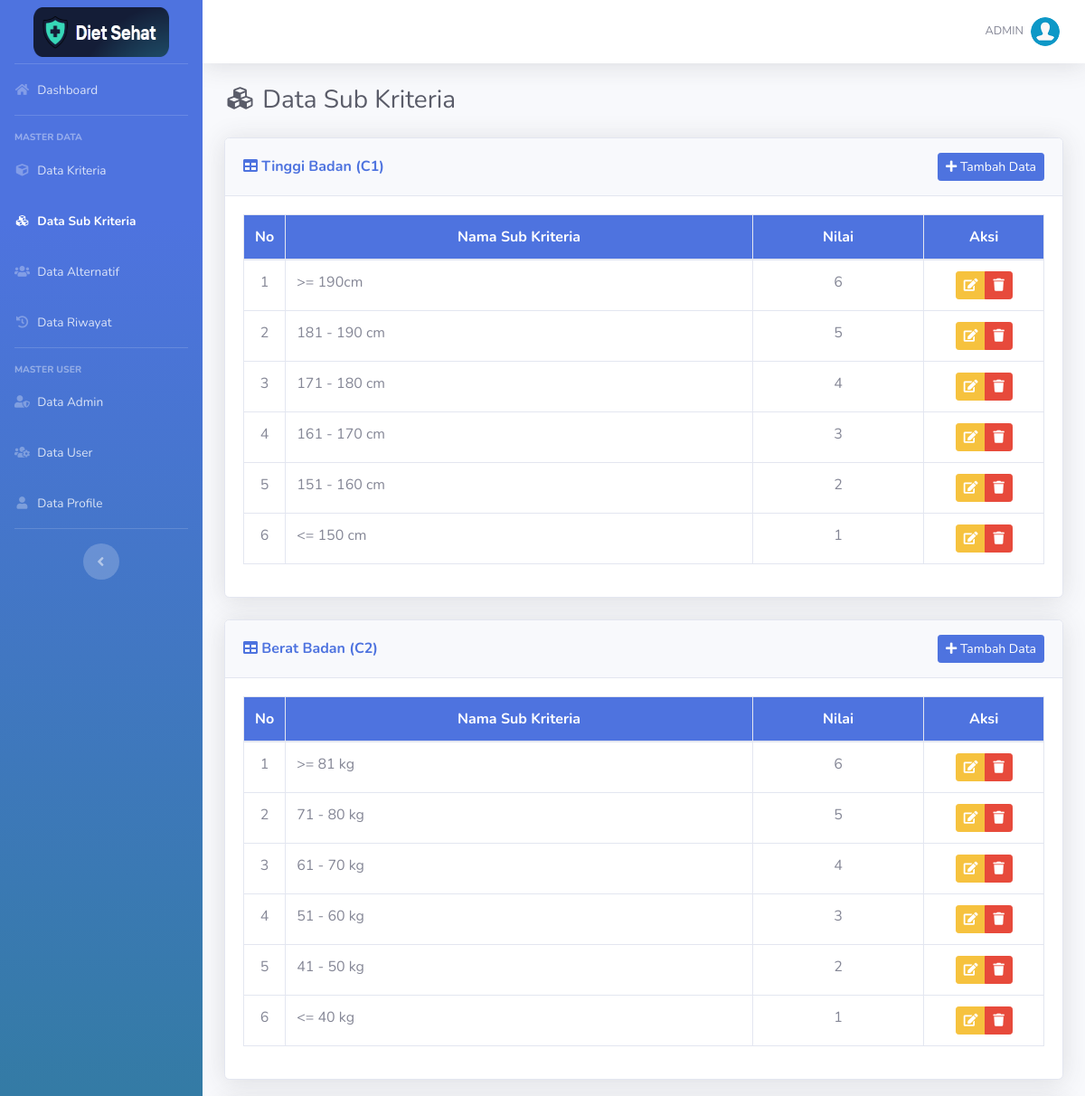
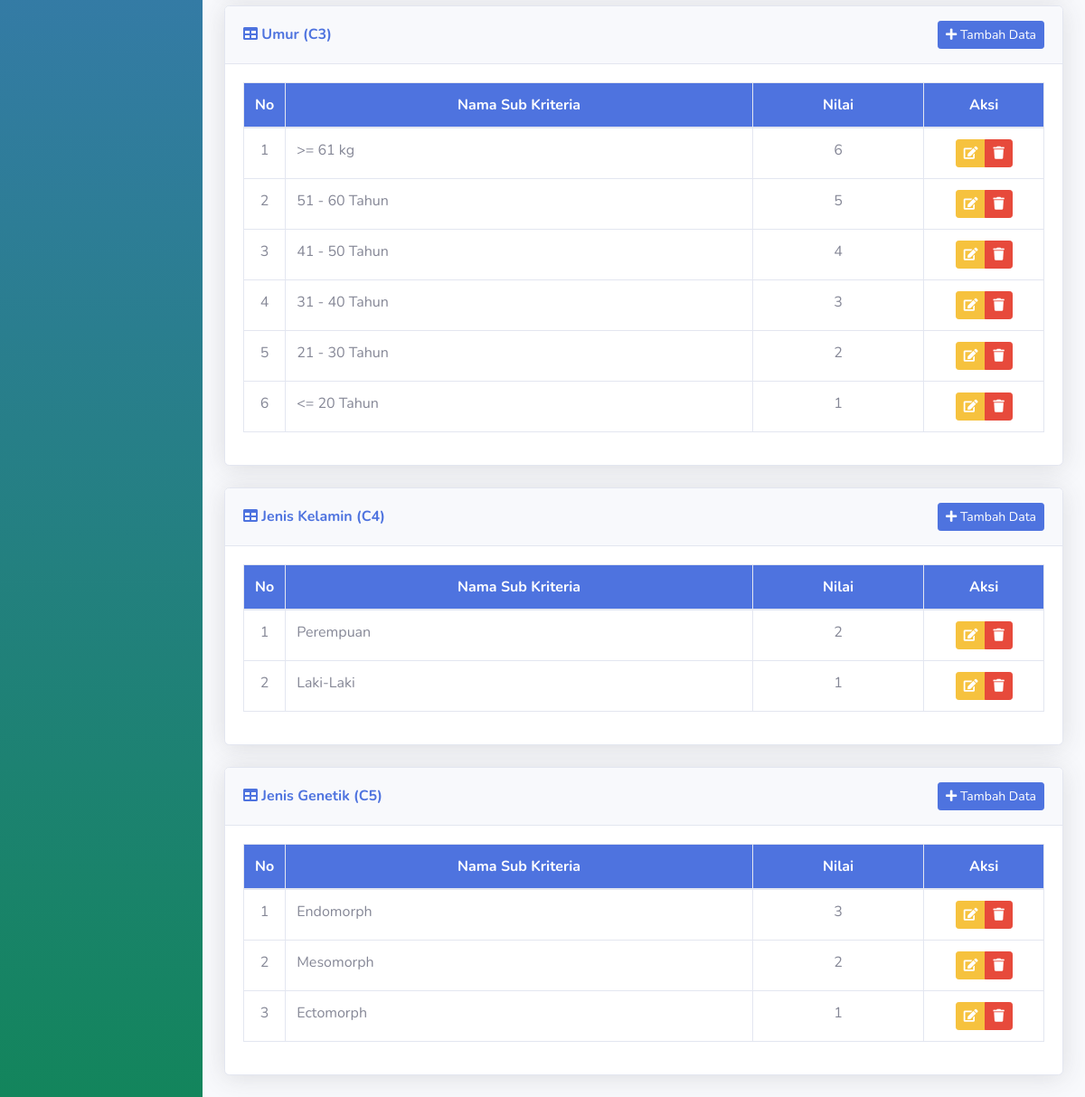
Page /list-sub-kriteria.php (signed in) on the committed database (2 pictures, top to bottom).
### tables this page shows
CREATE TABLE `kriteria` (
  `id_kriteria` int(11) NOT NULL,
  `kode_kriteria` varchar(10) NOT NULL,
  `nama` varchar(50) NOT NULL,
  `type` enum('Benefit','Cost') NOT NULL
);

CREATE TABLE `sub_kriteria` (
  `id_sub_kriteria` int(11) NOT NULL,
  `id_kriteria` int(11) NOT NULL,
  `nama` varchar(50) NOT NULL,
  `nilai` float NOT NULL
);

### list-sub-kriteria.php (the view, shortened to what this page needs)
<?php
require_once('includes/init.php');
require_once('template/header.php');
?>
<div class="d-sm-flex align-items-center justify-content-between mb-4">
    <h1 class="h3 mb-0 text-gray-800"><i class="fas fa-fw fa-cubes"></i> Data Sub Kriteria</h1>
</div>
<?php
$query = mysqli_query($koneksi,"SELECT * FROM kriteria ORDER BY kode_kriteria ASC");
$cek = mysqli_num_rows($query);
if($cek <= 0) {
?>
<div class="card shadow mb-4">
    <div class="card-header py-3">
        <h6 class="m-0 font-weight-bold text-success"><i class="fa fa-table"></i> Daftar Data Sub Kriteria</h6>
    </div>
    <div class="card-body">
		<div class="alert alert-info">
			Data kosong.
		</div>
	</div>
</div>
<?php
}else{
	while($data = mysqli_fetch_array($query)){
?>
<div class="card shadow mb-4">
    <div class="card-header py-3">
        <div class="d-sm-flex align-items-center justify-content-between">
			<h6 class="m-0 font-weight-bold text-success"><i class="fa fa-table"></i> <?= $data['nama']." (".$data['kode_kriteria'].")" ?></h6>
			<a href="#tambah<?= $data['id_kriteria']; ?>" data-toggle="modal" class="btn btn-sm btn-success"> <i class="fa fa-plus"></i> Tambah Data </a>
		</div>
    </div>
    <div class="card-body">
		<div class="table-responsive">
			<table class="table table-bordered" width="100%" cellspacing="0">
				<thead class="bg-success text-white">
					<tr align="center">
						<th width="5%">No</th>
						<th>Nama Sub Kriteria</th>
						<th>Nilai</th>
						<th width="15%">Aksi</th>
					</tr>
				</thead>
				<tbody>
					<?php
						$no=1;
						$id_kriteria = $data['id_kriteria'];
						$q = mysqli_query($koneksi,"SELECT * FROM sub_kriteria WHERE id_kriteria = '$id_kriteria' ORDER BY nilai DESC");
						while($d = mysqli_fetch_array($q)){
					?>
					<tr align="center">
						<td><?=$no ?></td>
						<td align="left"><?= $d['nama'] ?></td>
						<td><?= $d['nilai'] ?></td>
						<td>
							<div class="btn-group" role="group">
								<a data-toggle="modal" title="Edit Data" href="#editsk<?= $d['id_sub_kriteria'] ?>" class="btn btn-warning btn-sm"><i class="fa fa-edit"></i></a>
								<a  data-toggle="tooltip" data-placement="bottom" title="Hapus Data" href="hapus-sub-kriteria.php?id=<?php echo $d['id_sub_kriteria']; ?>" onclick="return confirm ('Apakah anda yakin untuk meghapus data ini')" class="btn btn-danger btn-sm"><i class="fa fa-trash"></i></a>
							</div>
						</td>
					</tr>
                <?php
					$no++;
					}
				?>
				</tbody>
			</table>
		</div>
	</div>
</div>
<?php
}
}
require_once('template/footer.php');
?>

### rows in the picture
kriteria: nama "Tinggi Badan", kode_kriteria "C1"
sub_kriteria: nama ">= 190cm", nilai "6"
sub_kriteria: nama "181 - 190 cm", nilai "5"
sub_kriteria: nama "171 - 180 cm", nilai "4"
sub_kriteria: nama "161 - 170 cm", nilai "3"
sub_kriteria: nama "151 - 160 cm", nilai "2"
sub_kriteria: nama "<= 150 cm", nilai "1"
kriteria: nama "Berat Badan", kode_kriteria "C2"
sub_kriteria: nama ">= 81 kg", nilai "6"
sub_kriteria: nama "71 - 80 kg", nilai "5"
sub_kriteria: nama "61 - 70 kg", nilai "4"
sub_kriteria: nama "51 - 60 kg", nilai "3"
sub_kriteria: nama "41 - 50 kg", nilai "2"
sub_kriteria: nama "<= 40 kg", nilai "1"
kriteria: nama "Umur", kode_kriteria "C3"
sub_kriteria: nama ">= 61 kg", nilai "6"
sub_kriteria: nama "51 - 60 Tahun", nilai "5"
sub_kriteria: nama "41 - 50 Tahun", nilai "4"
sub_kriteria: nama "31 - 40 Tahun", nilai "3"
sub_kriteria: nama "21 - 30 Tahun", nilai "2"
sub_kriteria: nama "<= 20 Tahun", nilai "1"
kriteria: nama "Jenis Kelamin", kode_kriteria "C4"
sub_kriteria: nama "Perempuan", nilai "2"
sub_kriteria: nama "Laki-Laki", nilai "1"
kriteria: nama "Jenis Genetik", kode_kriteria "C5"
sub_kriteria: nama "Endomorph", nilai "3"
sub_kriteria: nama "Mesomorph", nilai "2"
sub_kriteria: nama "Ectomorph", nilai "1"

### other values in the picture
$_SESSION['nama'] "ADMIN"
